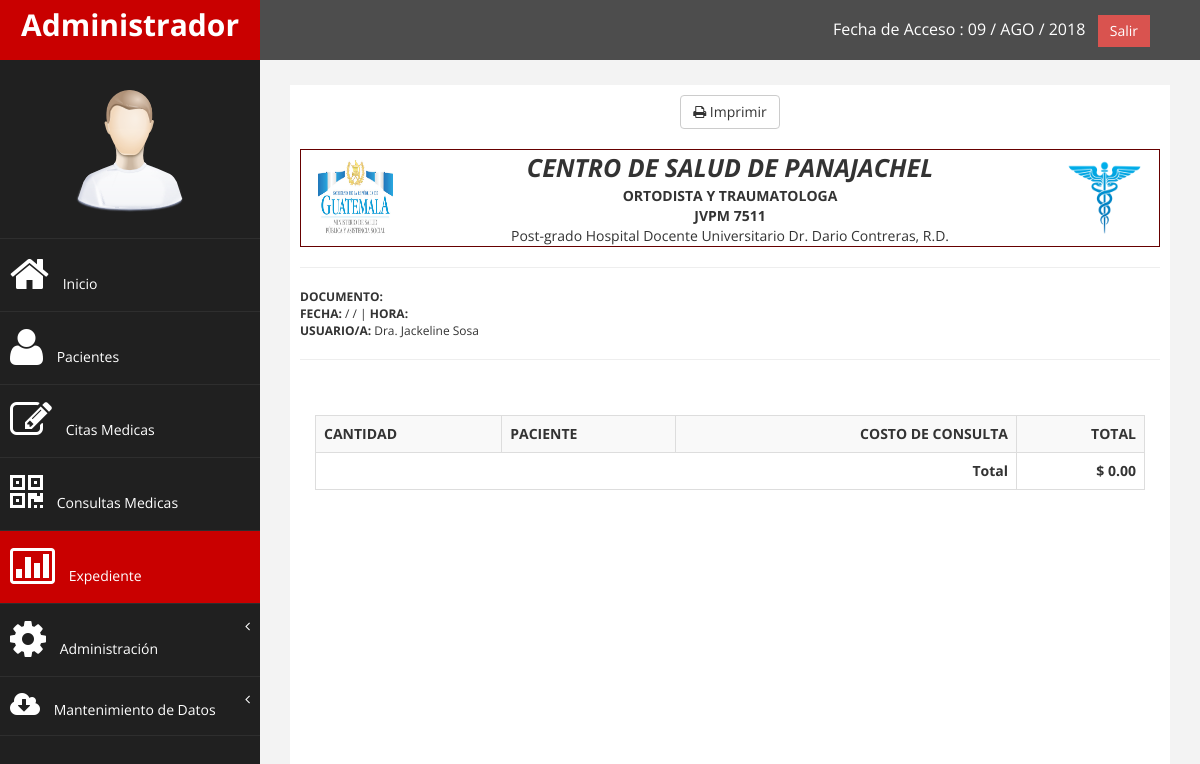
Page /modulos/caja/pro_contado.php (signed in) on the committed database.
### tables this page shows
CREATE TABLE IF NOT EXISTS `consultorios` (
  `id` int(11) NOT NULL AUTO_INCREMENT,
  `nombre` varchar(255) NOT NULL,
  `direccion` varchar(255) NOT NULL,
  `telefono` varchar(255) NOT NULL,
  `encargado` varchar(255) NOT NULL,
  `estado` varchar(255) NOT NULL,
  PRIMARY KEY (`id`)
);

CREATE TABLE IF NOT EXISTS `usuario` (
  `id` int(11) NOT NULL AUTO_INCREMENT,
  `doc` varchar(255) NOT NULL,
  `con` varchar(255) NOT NULL,
  `nombre` varchar(255) NOT NULL,
  `cargo` varchar(20) NOT NULL,
  `nota` varchar(255) NOT NULL,
  `salario` double NOT NULL,
  `estado` varchar(20) NOT NULL,
  `tipo` varchar(20) NOT NULL,
  `consultorio` varchar(10) NOT NULL,
  PRIMARY KEY (`id`)
);

CREATE TABLE IF NOT EXISTS `persona` (
  `id` int(11) NOT NULL AUTO_INCREMENT,
  `doc` varchar(255) NOT NULL,
  `nom` varchar(255) NOT NULL,
  `cargo` varchar(255) NOT NULL,
  `estado` varchar(255) NOT NULL,
  PRIMARY KEY (`id`)
);

### modulos/funciones.php (called while the page is built, shortened)
<?php
	function fecha($fecha){
		$meses = array("ENE","FEB","MAR","ABR","MAY","JUN","JUL","AGO","SEP","OCT","NOV","DIC");
		$a=substr($fecha, 0, 4);
		$m=substr($fecha, 5, 2);
		$d=substr($fecha, 8);
		return $d." / ".$meses[$m-1]." / ".$a;
	}
	function formato($valor){
		return number_format($valor,2,".",",");
	}
?>

### modulos/class_buscar.php (called while the page is built, shortened)
<?php
class Consultar_Cajero{
	private $fetch;
	function __construct($codigo){
		$this->consulta = mysql_query("SELECT * FROM usuario, persona, cajero WHERE cajero.usu='$codigo' and usuario.doc=persona.doc and usuario.doc='$codigo'");
		$this->fetch = mysql_fetch_array($this->consulta);
	}
	function consultar($campo){
		return $this->fetch[$campo];
	}
}
class Consultar_Deposito{
	private $fetch;
	function __construct($codigo){
		$this->consulta = mysql_query("SELECT * FROM consultorios WHERE id='$codigo'");
		$this->fetch = mysql_fetch_array($this->consulta);
	}
	function consultar($campo){
		return $this->fetch[$campo];
	}
}
?>

### modulos/caja/pro_contado.php (the view, shortened to what this page needs)
<?php
	include_once "class/class.php";
	include_once "../funciones.php";
	include_once "../class_buscar.php";
	$usu=$_SESSION['cod_user'];
	$oPersona=new Consultar_Cajero($usu);
	$cajero_nombre=$oPersona->consultar('nom');
	$pa=mysql_query("SELECT * FROM cajero WHERE usu='$usu'");
	while($row=mysql_fetch_array($pa)){
		$id_consultorio=$row['consultorio'];
		$oConsultorio=new Consultar_Deposito($id_consultorio);
		$nombre_Consultorio=$oConsultorio->consultar('nombre');
	}
?>
<!DOCTYPE html>
<html xmlns="http://www.w3.org/1999/xhtml">
<head>
    <link href="../../assets/css/bootstrap.css" rel="stylesheet" />
    <link href="../../assets/css/font-awesome.css" rel="stylesheet" />
    <link href="../../assets/css/custom.css" rel="stylesheet" />
    <link href="../../assets/js/dataTables/dataTables.bootstrap.css" rel="stylesheet" />
</head>
<body>
    <div id="wrapper">
        <nav class="navbar navbar-default navbar-cls-top " role="navigation" style="margin-bottom: 0">
            <div class="navbar-header">
                <a class="navbar-brand" href="../usuarios/perfil.php"><?php echo $_SESSION['user_name']; ?></a>
            </div>
  <div style="color: white;
padding: 15px 50px 5px 50px;
float: right;
font-size: 16px;"> Fecha de Acceso : <?php echo fecha(date('Y-m-d')); ?> &nbsp; <a href="../../php_cerrar.php" class="btn btn-danger square-btn-adjust">Salir</a> </div>
        </nav>
           <?php include_once "../../menu/m_caja.php"; ?>
        <div id="page-wrapper" >
            <div id="page-inner">
				<center><button onclick="imprimir();" class="btn btn-default"><i class=" fa fa-print "></i> Imprimir</button></center><br>
				 <div id="imprimeme">
				 	<div class="table-responsive">
						<table  width="100%" style="border: 1px solid #660000; -moz-border-radius: 12px;-webkit-border-radius: 12px;padding: 10px;">
		                 <tr>
		                    <td>
								<center>
			                    <img src="../../img/logo.jpg" width="75px" height="75px"><br>
			                    </center>
		                    </td>
		                    <td>
							<td align="center">
		                        <div style="font-size: 25px;"><strong><em><?php echo $nombre_Consultorio; ?></em></strong></div>
		                        <div style="font-size: 14px;"><strong>ORTODISTA Y TRAUMATOLOGA</strong></div>
		                                    <strong>JVPM 7511</strong><br>
		                                Post-grado Hospital Docente Universitario
		                                     Dr. Dario Contreras, R.D.<br>
		                    </td>
		                    </td>
		                    <td>
		                    	<center>
			                    <img src="../../img/logo_dos.png" width="75px" height="75px"><br>
			                    </center>
		                    </td>
		                 </tr>
		                </table>
				</div>
                <hr/>
                <div style="font-size: 12px;">
                    	<strong>DOCUMENTO: </strong><?php echo $factura; ?><br>
                        <strong>FECHA: </strong><?php echo fecha($fecha); ?> |
                        <strong>HORA: </strong><?php echo date($hora); ?><br>
                        <strong>USUARIO/A: </strong><?php echo $cajero_nombre; ?>
				</div>
						<hr/>
                        <br>
			<div class="row">
                <div class="col-md-12">
						<div class="table-responsive">
                        <div class="panel-body">
                          <table class="table table-striped table-bordered table-hover" width="100%" style="font-size: 14px; border: 1px solid #660000; -moz-border-radius: 12px;-webkit-border-radius: 12px;padding: 10px;">
                                        	<tr>
												<td><strong>CANTIDAD</strong></td>
                                                <td><strong>PACIENTE</strong></td>
                                                <td><div align="right"><strong>COSTO DE CONSULTA</strong></div></td>
                                                <td><div align="right"><strong>TOTAL</strong></div></td>
                                            </tr>
                                            <?php
												$neto_full=0;
											?>
                                            <tr>
                                              <td colspan="3"><div align="right"><strong>Total</strong></div></td>
                                              <td><div align="right"><strong>$ <?php echo formato($neto_full); ?></strong></div></td>
                                            </tr>
                                        </table>
                        </div>
                    </div>
                </div>
            </div>
            <div class="row">
                <div class="col-md-12">
                     <br>
									<div style="font-size: 10px;" align="center">
										<strong><?php echo $nombre_empresa; ?></strong><br>
										<strong><?php echo $tel_empresa; ?></strong><br>
										<strong><?php echo $pais_empresa; ?></strong><br>
										<strong><?php echo $dir_empresa; ?></strong><br>
									</div>
        </div>
    </div>
            </div>
			</div>
</body>
</html>

### assets/css2/custom.css (style rules this page uses)
body { font-family: 'Open Sans', sans-serif; }
#wrapper { width: 100%; background:#202020; }
#page-wrapper { padding: 15px 15px; min-height: 600px; background:#F3F3F3; }
#page-inner { width:100%; margin:10px 20px 10px 0px; background-color:#fff!important; padding:10px; min-height:1200px; }
.square-btn-adjust { border: 0px solid transparent; -webkit-border-radius: 0px; -moz-border-radius: 0px; border-radius: 0px; }
.navbar-cls-top .navbar-brand { color: #fff; background: #C90000; width: 260px; text-align: center; height: 60px; font-size: 30px; font-weight: 700; }
.navbar-cls-top { background:#4D4D4D; border-bottom:none; }
.navbar-default { border:0px solid black; }
.navbar-header { background: #A70303; }
@media (min-width:768px) { #page-wrapper { margin: 0 0 0 260px; padding: 15px 30px; min-height: 1200px; } }
@media (min-width:768px) { .navbar { border-radius: 0px; } }

### rows in the picture
consultorios: nombre "CENTRO DE SALUD DE PANAJACHEL"
usuario: persona.nom "Dra. Jackeline Sosa"

### other values in the picture
$_SESSION['user_name'] "Administrador"
formato($neto_full) "0.00"
